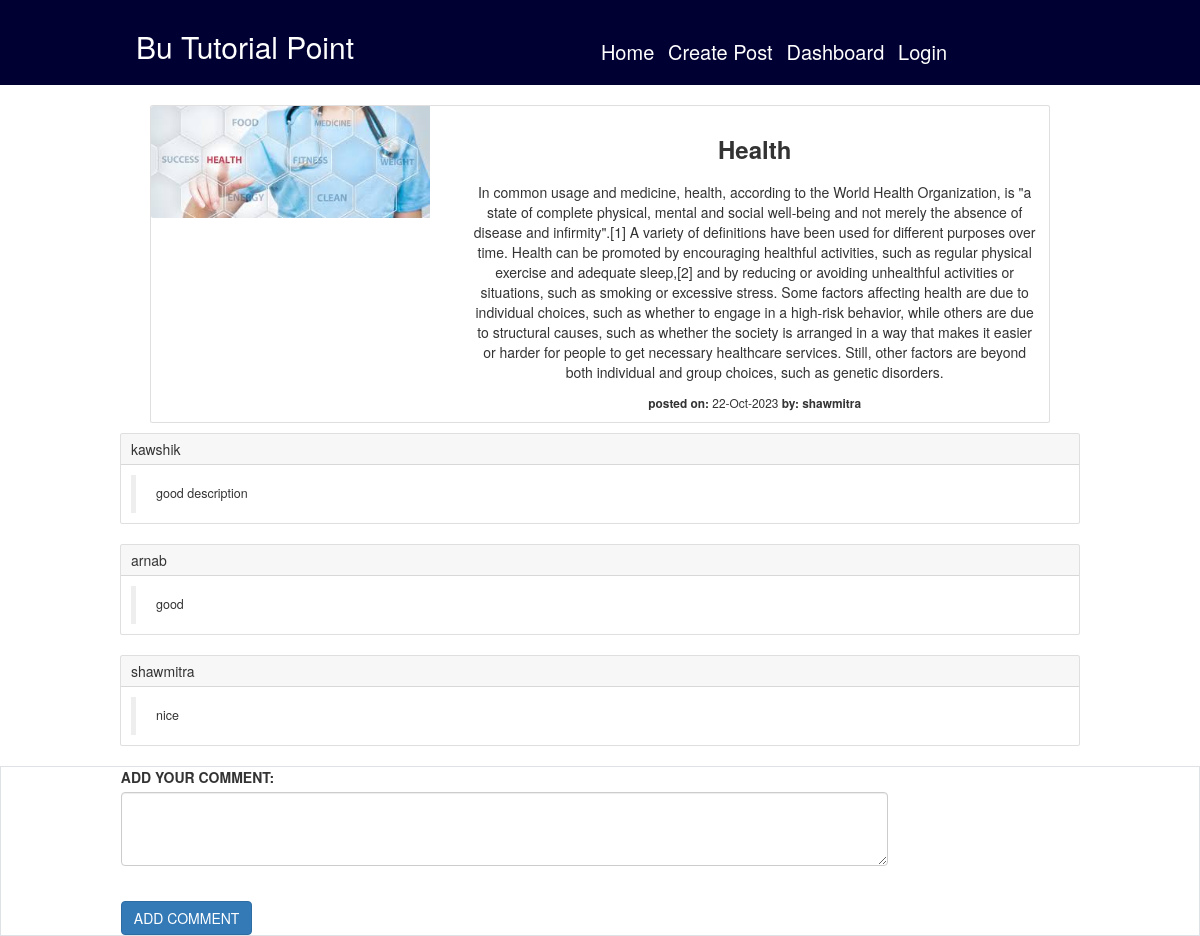
The app's page /postDetails.php?edit_ID=15 with its own data.
### tables this page shows
CREATE TABLE `post` (
  `id` int(11) NOT NULL,
  `username` varchar(100) NOT NULL,
  `title` varchar(100) NOT NULL,
  `time` datetime NOT NULL,
  `description` text NOT NULL,
  `comment` text NOT NULL,
  `image` varchar(500) NOT NULL,
  `date` int(11) DEFAULT NULL
);

CREATE TABLE `comments` (
  `comment_id` int(11) NOT NULL,
  `description` text DEFAULT NULL,
  `post_id` int(11) DEFAULT NULL,
  `username` varchar(100) DEFAULT NULL
);

### postDetails.php (the view, shortened to what this page needs)
<?php
    include "header.php";
	include "dbconnect.php";
    $ID=$_GET['edit_ID'];
    $s="SELECT * FROM post   WHERE id='$ID' ";
	$result=$conn->query($s);
    while($r=$result->fetch_assoc()){
        $username=$r['username'];
        $title=$r['title'];
        $ID=$r['id'];
        $image=$r['image'];
        $description= $r['description'];
        $date = $r['date'];
       ?>
       <center>
       <div class="card mb-3" style="max-width: 900px;">
    <div class="row g-0">
        <div class="col-md-4">
            <img src="<?= $image ?>" class="img-fluid rounded-start" alt="...">
        </div>
        <div class="col-md-8">
            <div class="card-body">
                <h5 class="card-title"><h3><b><?= $title ?></b><h3></h5>
				<p class="card-text">
					<?=($description) ?>
					</p>
                <p class="card-text">
                    <small class="text-body-secondary">
                        <b> posted on:</b> <?= date('d-M-Y', strtotime($date)) ?>
                        <b> by: <?= " " . $username ?>  </b>
                    </small>
                </p>
            </div>
        </div>
    </div>
</div>
    </center>
		<?php
    }
    $s2 = "SELECT * FROM comments WHERE post_id='$ID' ";
    $result2 = $conn->query($s2);
    while($r2=$result2->fetch_assoc()){
        ?>
        <div class="d-flex justify-content-center ">
            <div style="width:80%" class="card ">
                <div class="card-header">
                <?= $r2['username'] ?>
                </div>
                 <div class="card-body">
                    <blockquote class="blockquote mb-0">
                        <p><?= $r2['description'] ?></p>
                    </blockquote>
                  </div>
            </div>
        </div>
		<?php
    }
    ?>
    <div class="d-flex justify-content-center border ">
        <div style="width:80%">
            <form method="POST" action="postComment.php?edit_ID=<?=$ID?>" >
                <div style="width:80%" class="form-group">
                    <label for="exampleFormControlTextarea1"><b>ADD YOUR COMMENT:</b> </label>
                        <textarea name="description" class="form-control" id="exampleFormControlTextarea1" rows="3"></textarea>
                </div>
                <br>
                <input class="btn btn-primary" type="submit" value="ADD COMMENT">
            </form>
       </div>
    </div>

### style.css (style rules this page uses)
* { margin: 0; padding: 0; }
body { font-family: 'Poppins', sans-serif; background-color: gainsboro; overflow-x: hidden; overflow-y: visible; }

### records on screen
post: image (picture), title "Health", description "In common usage and medicine, health, according to the World Health Organization, is \"a state of complete physical, mental and social well-being and not merely the absence of disease and infirmity\".[1] A variety of definitions have been used for different purposes over time. Health can be promoted by encouraging healthful activities, such as regular physical exercise and adequate sleep,[2] and by reducing or avoiding unhealthful activities or situations, such as smoking or excessive stress. Some factors affecting health are due to individual choices, such as whether to engage in a high-risk behavior, while others are due to structural causes, such as whether the society is arranged in a way…", date "22-Oct-2023", username "shawmitra"
comments: username "kawshik", description "good description"
comments: username "arnab", description "good"
comments: username "shawmitra", description "nice"
